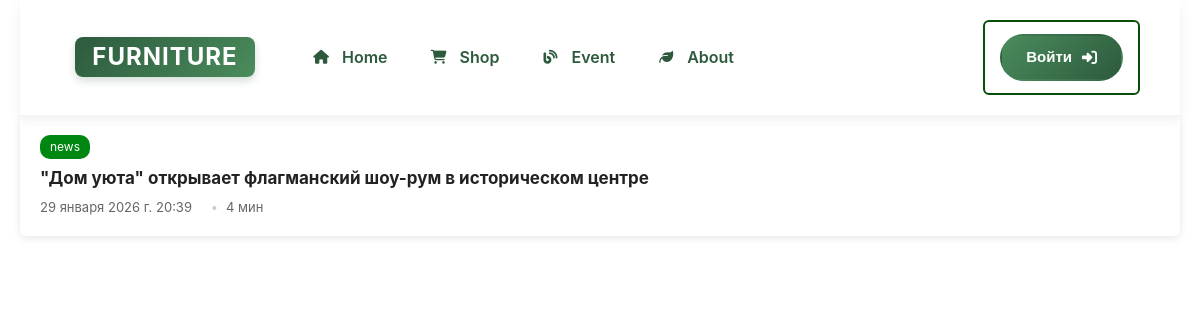
Before: /event/ with the older database file.
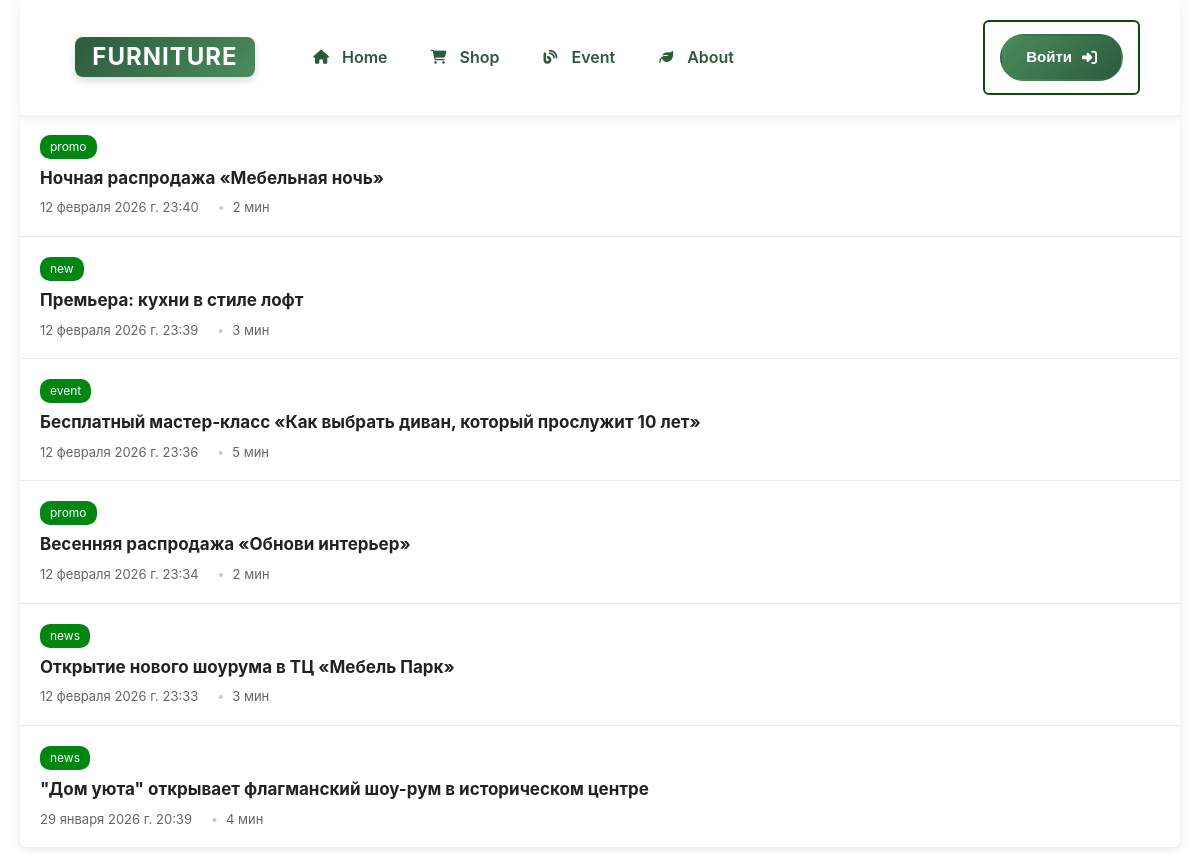
After: the same page with the newer database file.
### event/models.py (models this page shows, shortened)
class News(models.Model):
    CATEGORY_CHOICES = [
        ('news', 'Новости компании'),
        ('promo', 'Акции и скидки'),
        ('event', 'Мероприятия'),
        ('tips', 'Советы по уходу'),
        ('new', 'Новинки'),
    ]
    title = models.CharField('Название', max_length=200)
    description = models.TextField('Описание')
    short_description = models.CharField('Краткое описание', max_length=300, blank=True)
    image = models.ImageField('Изображение', upload_to='news', blank=True)
    read_time = models.IntegerField('Время чтения (мин)', default=5)
    category = models.CharField('Категория', max_length=20, choices=CATEGORY_CHOICES, default='news')
    published_date = models.DateTimeField('Дата', auto_now_add=True)
    class Meta:
        ordering = ['-published_date']

### event/views.py (the view)
# urls.py: path('', views.news_list, name='news'),
def news_list(request):
    all_news = News.objects.all().order_by('-published_date')
    paginator = Paginator(all_news, 6)
    page = request.GET.get('page', 1)
    try:
        news = paginator.page(page)
    except PageNotAnInteger:
        news = paginator.page(1)
    except EmptyPage:
        news = paginator.page(paginator.num_pages)
    context = {'news': news, 'title': 'События'}
    return render(request, 'event/news_list.html', context)

### products/context_processors.py (called while the page is built)
def baskets(request):
    user = request.user
    return {'baskets': Basket.objects.filter(user=user) if user.is_authenticated else []}

### event/templates/event/news_list.html (shortened to what this page needs)
{% extends 'products/base.html' %}
{% load static %}
  {% block content %}
  <div class="news">
      {% for new in news %}
        <a href="{% url 'news-detail' new.id %}" class="item">
            <div class="tag">{{ new.category }}</div>
            <div class="title">{{ new.title }}</div>
            <div class="meta">
                <span>{{ new.published_date }}</span>
                <span>{{ new.read_time }} мин</span>
            </div>
        </a>
      {% endfor %}
    </div>
{% endblock %}

Changed rows visible on the page:
added News: category "promo", title "Ночная распродажа «Мебельная ночь»", published_date "12 февраля 2026 г. 23:40", read_time "2"
added News: category "new", title "Премьера: кухни в стиле лофт", published_date "12 февраля 2026 г. 23:39", read_time "3"
added News: category "event", title "Бесплатный мастер-класс «Как выбрать диван, который прослужит 10 лет»", published_date "12 февраля 2026 г. 23:36", read_time "5"
added News: category "promo", title "Весенняя распродажа «Обнови интерьер»", published_date "12 февраля 2026 г. 23:34", read_time "2"
added News: category "news", title "Открытие нового шоурума в ТЦ «Мебель Парк»", published_date "12 февраля 2026 г. 23:33", read_time "3"
